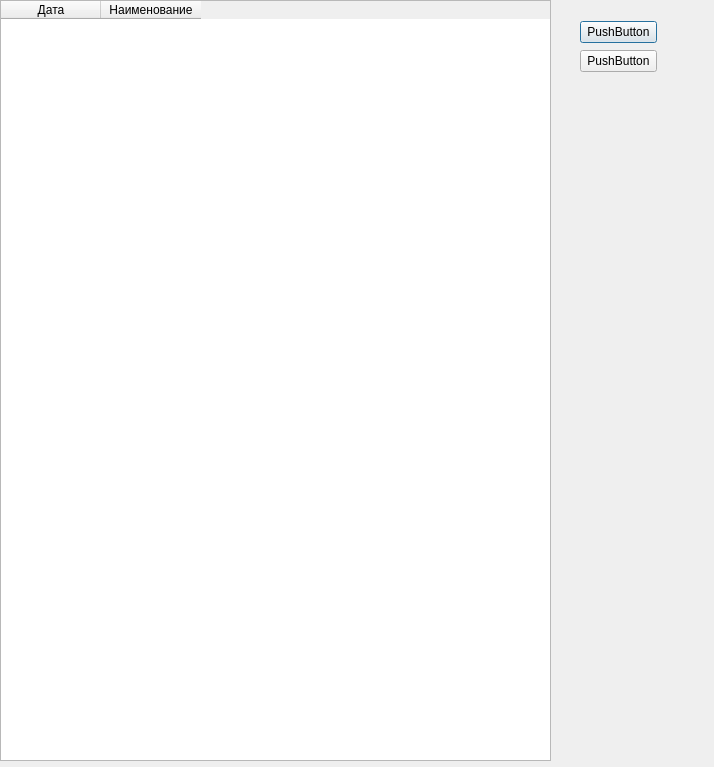
<?xml version="1.0" encoding="UTF-8"?>
<ui version="4.0">
 <class>Dialog</class>
 <widget class="QDialog" name="Dialog">
  <property name="geometry">
   <rect>
    <x>0</x>
    <y>0</y>
    <width>714</width>
    <height>767</height>
   </rect>
  </property>
  <property name="windowTitle">
   <string>Dialog</string>
  </property>
  <widget class="QTableWidget" name="tableWidget_9">
   <property name="geometry">
    <rect>
     <x>0</x>
     <y>0</y>
     <width>551</width>
     <height>761</height>
    </rect>
   </property>
   <column>
    <property name="text">
     <string>Дата</string>
    </property>
   </column>
   <column>
    <property name="text">
     <string>Наименование</string>
    </property>
   </column>
  </widget>
  <widget class="QWidget" name="">
   <property name="geometry">
    <rect>
     <x>580</x>
     <y>20</y>
     <width>77</width>
     <height>54</height>
    </rect>
   </property>
   <layout class="QVBoxLayout" name="verticalLayout">
    <item>
     <widget class="QPushButton" name="pushButton_4">
      <property name="text">
       <string>PushButton</string>
      </property>
     </widget>
    </item>
    <item>
     <widget class="QPushButton" name="pushButton_5">
      <property name="text">
       <string>PushButton</string>
      </property>
     </widget>
    </item>
   </layout>
  </widget>
 </widget>
 <resources/>
 <connections/>
</ui>
